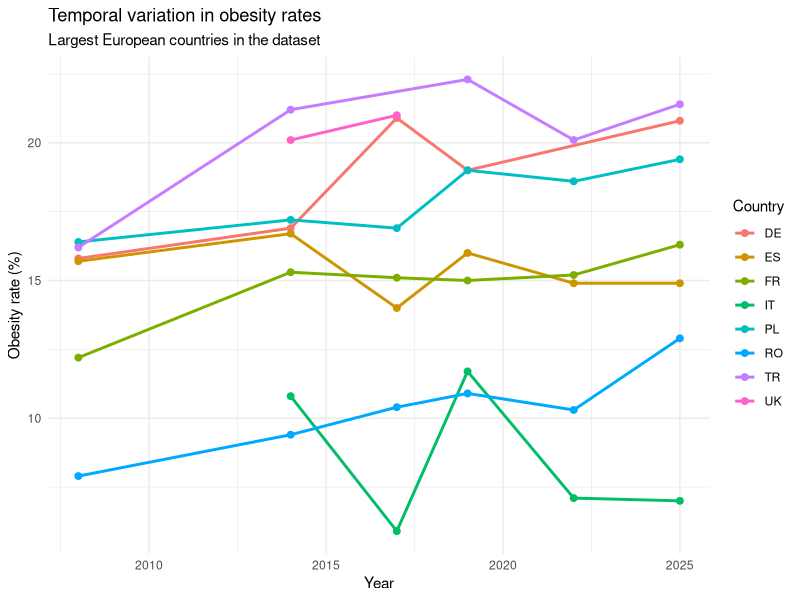
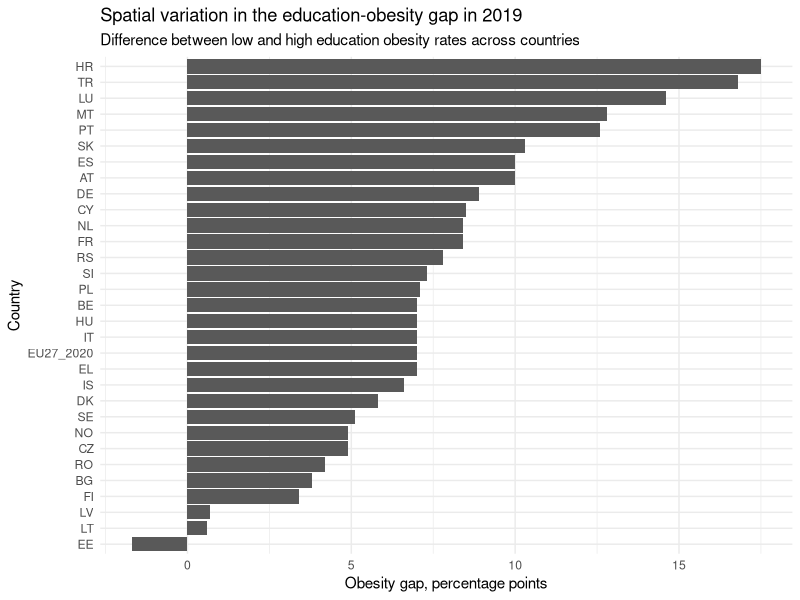
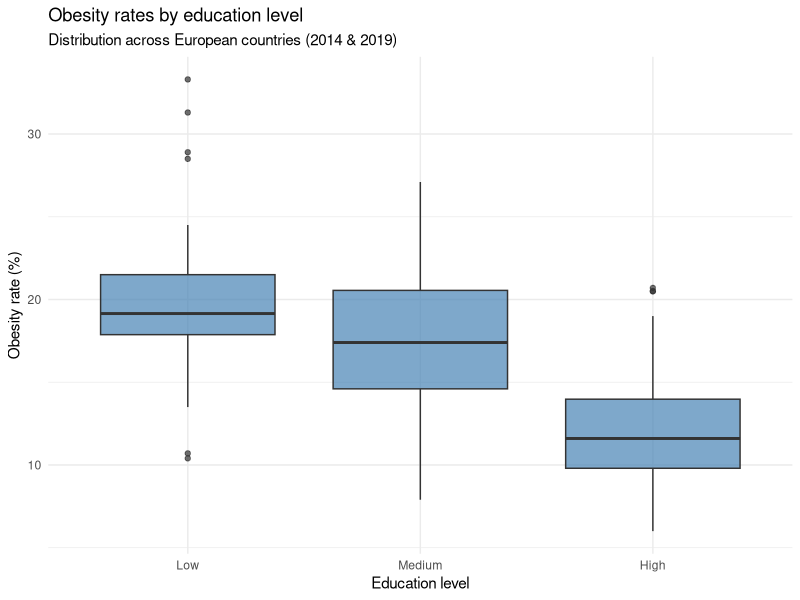

Source code (R) for these figures, in order:
## ---- chunk 1
knitr::opts_chunk$set(message = FALSE, warning = FALSE, collapse = TRUE, comment = "#>")
library(tidyverse)
## ---- chunk 2

# Load the saved datasets from our repository
bmi_edu <- read_csv("data/bmi_edu.csv")
obesity_trend <- read_csv("data/obesity_trend.csv")

## ---- chunk 3
head(bmi_edu)
head(obesity_trend)
## ---- chunk 4
variables <- tribble(
  ~Variable,     ~Type,        ~Dataset,   ~Meaning,
  "freq",        "character",  "both",     "data frequency (A = annual)",
  "unit",        "character",  "both",     "unit of measurement (PC = percentage)",
  "bmi",         "character",  "both",     "BMI category (e.g. overweight, obese)",
  "isced11",     "character",  "bmi_edu",  "education level (ISCED 2011 group)",
  "sex",         "character",  "bmi_edu",  "sex (M, F, T = total)",
  "age",         "character",  "bmi_edu",  "age group",
  "geo",         "character",  "both",     "country (Eurostat code)",
  "TIME_PERIOD", "numeric",    "both",     "survey year",
  "values",      "numeric",    "both",     "share of people in that category"
)

knitr::kable(variables, caption = "Variables in the two datasets.")
## ---- chunk 5
bmi_edu_clean <- bmi_edu %>%
  filter(
    bmi == "BMI_GE30",                        # Keep only Obese rows
    isced11 %in% c("ED0-2", "ED3_4", "ED5-8"), # Separate the 3 education groups
    sex == "T",                              # Combined sexes
    age == "TOTAL"                          # Combined adult age group
  ) %>%
  select(geo, TIME_PERIOD, isced11, bmi_value = values) %>%
  drop_na(bmi_value)
  
## ---- chunk 6

obesity_trend_clean <- obesity_trend %>%
  filter(
    bmi == "BMI_GE30" # Keep only Obese rows since that's what we are comparing
  ) %>%
  select(geo, TIME_PERIOD, trend_value = values) %>%
  drop_na(trend_value)
## ---- chunk 7
combined_dataset <- inner_join(bmi_edu_clean, obesity_trend_clean, by = c("geo", "TIME_PERIOD"))
## ---- chunk 8
# Create Variable 1: Human-readable education levels
bmi_edu_with_var1 <- combined_dataset %>%
  mutate(
    edu_level = case_when(
      isced11 == "ED0-2" ~ "Low Education",
      isced11 == "ED3_4" ~ "Medium Education",
      isced11 == "ED5-8" ~ "High Education"
    )
  )
## ---- chunk 9
# Reshaping before subtracting
gap_data <- bmi_edu_with_var1 %>%
  # 1. Isolate the columns we need
  select(geo, TIME_PERIOD, edu_level, bmi_value) %>%
  
  # 2.Flip the rows into columns
  pivot_wider(
    names_from = edu_level, 
    values_from = bmi_value
  )
## ---- chunk 10

# Create Variable 2: Calculate the obesity inequality gap
final_gap_data <- gap_data %>%
  mutate(
    obesity_gap = `Low Education` - `High Education`
  )
## ---- chunk 11
# First I make a vector of the landcodes of the countries in Europe with the largest population, because using every country from the datasets will make the visualisation really chaotic.
largest_european_countries <- c("RU", "TR", "DE", "UK", "FR", "IT", "ES", "UA", "PL", "RO")
# RU:Russia, TR:Turkey, DE:Germany, UK:UnitedKingdom, FR:France, IT:Italy, ES:Spain, UA:Ukraine, PL:Poland, RO:Romania

# The following code only selects the countries that are ACTUALLY in the dataset. So now if Russia, for example, is not in the dataset, R does not crash.
selected_countries <- largest_european_countries[
  largest_european_countries %in% obesity_trend_clean$geo
]

# This line shows the countries that are selected.
selected_countries

obesity_trend_clean %>% 
  filter(geo %in% selected_countries) %>% 
  ggplot(aes(x = TIME_PERIOD, y = trend_value, color = geo, group = geo)) +
  geom_line(linewidth = 1) +
  geom_point(size = 2) +
    labs(
      title = "Temporal variation in obesity rates",
      subtitle = "Largest European countries in the dataset",
      x = "Year",
      y = "Obesity rate (%)",
      color = "Country"
    ) +
    theme_minimal()
# line 185: we can not use final_gap_data because otherwise we do not have the required periods since this only has 2014 and 2019, that is why I used obesity_trend_clean because now we have more than enough periods.
# Line 186: This filters only the selected countries from the dataset
# Line 187: this plots the obesity over time, x is the years on the x-axis, y is the obesity rate on the y-axis, color equals geo gives every country a different color, and group=geo connects all the lines.
# Lines 188-197: the codes show how the lines are shown for example the width etc, it also creates the titles and the info of everything that is shown in the visualisation.
  
## ---- chunk 12
latest_year <- max(final_gap_data$TIME_PERIOD, na.rm = TRUE)

final_gap_data %>%
  filter(TIME_PERIOD == latest_year) %>%
  ggplot(aes(x = reorder(geo, obesity_gap), y = obesity_gap)) +
  geom_col() +
  coord_flip() +
  labs(
    title = paste("Spatial variation in the education-obesity gap in", latest_year),
    subtitle = "Difference between low and high education obesity rates across countries",
    x = "Country",
    y = "Obesity gap, percentage points"
  ) +
  theme_minimal()

# Line 208 selects the last year that we are able to use
# Line 211 filters out everything except the last year
# Line 212-221: creates the plot geom_col makes the bar plot, coord_flip flips the plot so it is nicer to read.The last few lines create the titles and labels.
## ---- chunk 13

subpop_data <- bmi_edu %>%
  filter(
    bmi == "BMI_GE30",
    isced11 %in% c("ED0-2", "ED3_4", "ED5-8"),
    sex == "T",
    age == "TOTAL"
  ) %>%
  mutate(
    edu_level = case_when(
      isced11 == "ED0-2" ~ "Low",
      isced11 == "ED3_4" ~ "Medium",
      isced11 == "ED5-8" ~ "High"
    ),
    edu_level = factor(edu_level, levels = c("Low", "Medium", "High"))
  ) %>%
  drop_na(values)

ggplot(subpop_data, aes(x = edu_level, y = values)) +
  geom_boxplot(fill = "steelblue", alpha = 0.7) +
  labs(
    title = "Obesity rates by education level",
    subtitle = "Distribution across European countries (2014 & 2019)",
    x = "Education level",
    y = "Obesity rate (%)"
  ) +
  theme_minimal()
## ---- chunk 14
